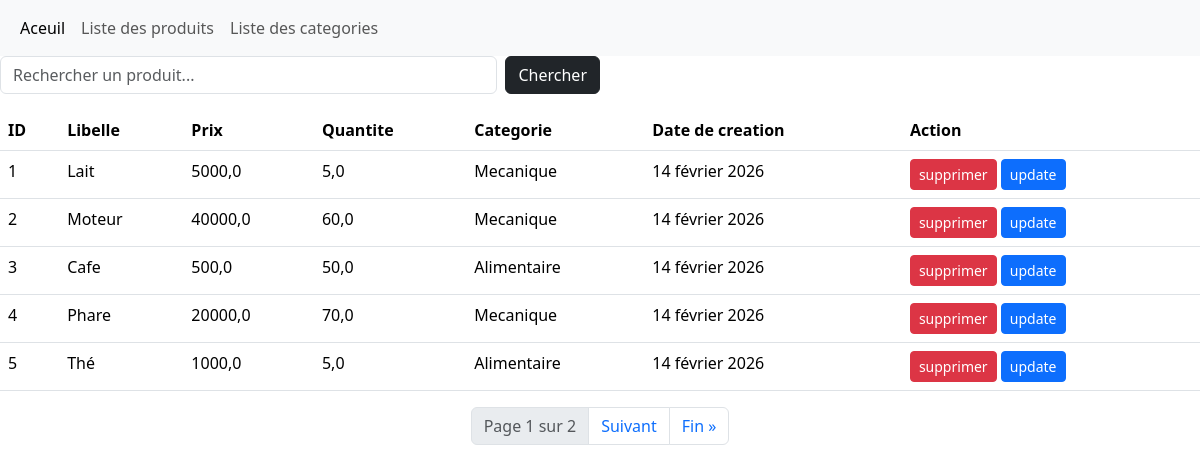
The page /liste/ on the database its author committed.
### Produit/models.py (models this page shows, shortened)
class Produit(models.Model):
    libelle = models.CharField(max_length=50)
    prix = models.FloatField()
    quantite = models.FloatField()
    dateCreation = models.DateField(auto_now_add=True)
    categorie = models.ForeignKey(Categorie, on_delete=models.CASCADE)

class Categorie(models.Model):
    libelle = models.CharField(max_length=100)
    description = models.CharField(max_length=100)

### Produit/views.py (the view)
# urls.py: path('liste/',liste,name='liste'),
def liste(request):
    query = request.GET.get('search')
    if query:
        produits = Produit.objects.filter(
            Q(libelle__icontains=query) |
            Q(categorie__libelle__icontains=query)
        ).select_related('categorie').order_by('-dateCreation')
    else:
        produits = Produit.objects.all().select_related('categorie').order_by('-dateCreation')
    categories = Categorie.objects.all()
    paginator = Paginator(produits, 5)
    page_number = request.GET.get('page')
    page_obj = paginator.get_page(page_number)
    return render(request, 'Produit/liste.html', {
        'produits': page_obj,
        'categories': categories,
        'search_query': query
    })

### Produit/templates/Produit/liste.html (shortened to what this page needs)
{% extends 'layout.html' %}
{% block content %}
    <div class="d-flex justify-content-between align-items-center mb-3">
        <form method="GET" class="d-flex w-50">
            <input type="text" name="search" class="form-control me-2" placeholder="Rechercher un produit..." value="{{ search_query|default:'' }}">
            <button type="submit" class="btn btn-dark">Chercher</button>
        </form>
    </div>
    <table class="table">
        <thead>
        <tr>
            <th>ID</th>
            <th>Libelle</th>
            <th>Prix</th>
            <th>Quantite</th>
            <th>Categorie</th>
            <th>Date de creation</th>
            <th>Action</th>
        </tr>
        </thead>
        <tbody>
        {% for p in produits %}
            <tr>
                <td>{{ p.id }}</td>
                <td>{{ p.libelle }}</td>
                <td>{{ p.prix }}</td>
                <td>{{ p.quantite }}</td>
                <td>
                    {% if p.categorie %}
                        {{ p.categorie.libelle }}
                    {% else %}
                        <span class="text-muted">Aucune</span>
                    {% endif %}
                </td>
                <td>{{ p.dateCreation }}</td>
                <td>
                    <a href="{% url 'supProduit' p.id %}" class="btn btn-danger btn-sm"> supprimer </a>
                    <a href="{% url 'modifProduit' p.id %}" class="btn btn-primary btn-sm"> update </a>
                </td>
            </tr>
        {% empty %}
            <tr>
                <td colspan="7" class="text-center">Aucun produit trouvé.</td>
            </tr>
        {% endfor %}
        </tbody>
    </table>
    <nav>
        <ul class="pagination justify-content-center">
            <li class="page-item disabled">
                <span class="page-link">Page {{ produits.number }} sur {{ produits.paginator.num_pages }}</span>
            </li>
            {% if produits.has_next %}
                <li class="page-item">
                    <a class="page-link" href="?page={{ produits.next_page_number }}{% if search_query %}&search={{ search_query }}{% endif %}">Suivant</a>
                </li>
                <li class="page-item">
                    <a class="page-link" href="?page={{ produits.paginator.num_pages }}{% if search_query %}&search={{ search_query }}{% endif %}">Fin &raquo;</a>
                </li>
            {% endif %}
        </ul>
    </nav>
{% endblock %}

### templates/layout.html (shortened to what this page needs)
<!DOCTYPE html>
<html lang="en">
<head>
    <link href="https://cdn.jsdelivr.net/npm/bootstrap@5.3.8/dist/css/bootstrap.min.css" rel="stylesheet">
</head>
<body>
<nav class="navbar navbar-expand-lg bg-body-tertiary">
  <div class="container-fluid">
    <div class="collapse navbar-collapse" id="navbarNavAltMarkup">
      <div class="navbar-nav">
        <a class="nav-link active" aria-current="page" href="{% url 'acceuil' %}">Aceuil</a>
        <a class="nav-link" href="{% url 'liste' %}">Liste des produits</a>
        <a class="nav-link" href="{% url 'listeCat' %}">Liste des categories</a>
      </div>
    </div>
  </div>
</nav>
{% block content %}
{% endblock %}
</body>
</html>

### rows shown on the page
Produit: id "1", libelle "Lait", prix "5000,0", quantite "5,0", categorie.libelle "Mecanique", dateCreation "14 février 2026"
Produit: id "2", libelle "Moteur", prix "40000,0", quantite "60,0", categorie.libelle "Mecanique", dateCreation "14 février 2026"
Produit: id "3", libelle "Cafe", prix "500,0", quantite "50,0", categorie.libelle "Alimentaire", dateCreation "14 février 2026"
Produit: id "4", libelle "Phare", prix "20000,0", quantite "70,0", categorie.libelle "Mecanique", dateCreation "14 février 2026"
Produit: id "5", libelle "Thé", prix "1000,0", quantite "5,0", categorie.libelle "Alimentaire", dateCreation "14 février 2026"

### other values the page prints
{{ produits.number }} "1"
{{ produits.paginator.num_pages }} "2"
